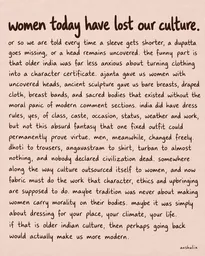
#> input picture evals/files/ai-quote-card.webp, 205 x 256 px, shrunk from 1122 x 1402 before the run
$ python glyph_consistency.py ../../evals/files/ai-quote-card.webp
#> lines starting #> are read from the running program, lines starting #| are printed output that depends on the picture
### font-from-image/scripts/common.py
"""Shared helpers for the font-from-image scripts."""
import json
import os
import numpy as np
from PIL import Image
from scipy import ndimage as ndi

UP = 8          # upscale factor used before tracing / composing
THR = 0.45      # ink threshold on the normalised ink map (0 = paper, 1 = solid ink)


def load_ink(path):
    """Return the image as a float ink map in [0, 1] (1 = ink). Accepts a prepared PNG or any image."""
#> called with path = '../../evals/files/ai-quote-card.webp'
    im = Image.open(path).convert("L")
    return 1.0 - np.asarray(im).astype(np.float32) / 255.0


# [59 lines left out: functions disk, glyph_gray, upscale_bitmap, trace_bitmap, embolden, read_transcript, not called in this run]


def save_json(obj, path):
    os.makedirs(os.path.dirname(path) or ".", exist_ok=True)
    json.dump(obj, open(path, "w"), indent=1)


def load_json(path):
    return json.load(open(path))

### font-from-image/scripts/glyph_consistency.py
"""Is this lettering a font, or hand/AI-drawn? Repeated letters from a font are pixel-identical
(apart from sub-pixel placement); handwriting and AI lettering vary from instance to instance.

The script takes a small template (the most common letter shape it can find, or a region you
give) and template-matches it across the image, then tiles the best matches side by side so you
can look at them, and prints the correlation scores.

Usage: glyph_consistency.py IMAGE [--region x0 y0 x1 y1] --out build/consistency.png

Read the result like this:
  - many matches above ~0.95 and the tiles look identical  -> a real font: use the identify path
  - matches mostly 0.8-0.93 and tiles differ in shape       -> drawn/AI lettering: create a font
Sub-pixel placement and JPEG/WebP noise alone keep scores around 0.93-0.97, so look at the tiles,
not just the numbers.
"""
import argparse
import os
import numpy as np
from PIL import Image
from numpy.lib.stride_tricks import sliding_window_view
from scipy import ndimage as ndi
from common import load_ink


def auto_region(ink):
    """Pick a small, blob-like connected component of typical size (likely an 'o', 'e', 'a' ...)."""
    lab, n = ndi.label(ink > 0.45)
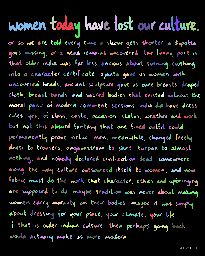
#> lab: shape (256, 205) int32; 1083 distinct labels, from 0 to 1082; one colour per label, 0 black
#> n = 1082
    objs = ndi.find_objects(lab)
#> objs = 1082 items
    cands = []
    for i, sl in enumerate(objs, 1):
        h = sl[0].stop - sl[0].start; w = sl[1].stop - sl[1].start
        area = (lab[sl] == i).sum()
        if h < 8 or w < 6:
            continue
        cands.append((h, w, area, sl))
#> this loop made 1082 passes
#> (h, w, area) on passes 1 to 3: (15, 18, 118), (16, 4, 32), (14, 7, 39)
#> after the loop, cands = 13 items
    if not cands:
        raise SystemExit("no components found; is the image prepared (dark ink on white)?")
    hs = np.array([c[0] for c in cands]); med = np.median(hs)
#> after `hs = np.array([c[0] for c in cands])`: hs = [15, 14, 14, 14, 15, 10, 9, 10, 16, 8, 8, 8, 8]
#> after `med = np.median(hs)`: med = 10
    # prefer components near the median height with a roughly square box (round letters)
    cands.sort(key=lambda c: abs(c[0] - med) / med + abs(c[1] / c[0] - 1.0))
    sl = cands[0][3]
    return sl[1].start - 1, sl[0].start - 1, sl[1].stop + 1, sl[0].stop + 1


def main():
    ap = argparse.ArgumentParser()
    ap.add_argument("image")
    ap.add_argument("--region", type=int, nargs=4, metavar=("X0", "Y0", "X1", "Y1"))
    ap.add_argument("--out", default="build/consistency.png")
    ap.add_argument("--top", type=int, default=24)
    a = ap.parse_args()

    ink = load_ink(a.image)
    x0, y0, x1, y1 = a.region if a.region else auto_region(ink)
#> x0 = 185; y0 = 20; x1 = 197; y1 = 32
    # a light blur makes the comparison robust to sub-pixel placement, JPEG noise and resampling,
    # so identical glyphs score near 1 while genuinely different shapes still do not
    ink = ndi.gaussian_filter(ink, sigma=1.0)
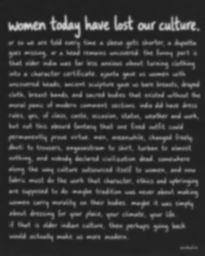
#> ink: shape (256, 205) float32; min 0.113, max 0.819, mean 0.211
    tpl = ink[y0:y1, x0:x1]
    th, tw = tpl.shape
#> th = 12; tw = 12
    t = tpl - tpl.mean(); tn = np.sqrt((t * t).sum()) + 1e-6
#> after `tn = np.sqrt((t * t).sum()) + 1e-06`: tn = 2.2
    win = sliding_window_view(ink, (th, tw))
    w = win - win.mean(axis=(2, 3), keepdims=True)
    res = (w * t).sum(axis=(2, 3)) / (np.sqrt((w * w).sum(axis=(2, 3))) * tn + 1e-6)
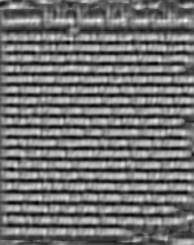
#> res: shape (245, 194) float32; min -0.828, max 1, mean -0.01; drawn with min black and max white
    mx = ndi.maximum_filter(res, size=(max(th // 2, 5), max(tw // 2, 5)))
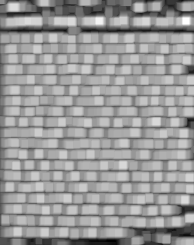
#> mx: shape (245, 194) float32; min -0.428, max 1, mean 0.432; drawn with min black and max white
    peaks = np.argwhere((res == mx) & (res > 0.6))
#> peaks = 195 pairs, first value 1 to 242, second value 9 to 191
    vals = sorted([(float(res[y, x]), int(x), int(y)) for y, x in peaks], reverse=True)[:a.top]
#> vals = 24 items, first 6: (1, 185, 20), (0.938, 98, 20), (0.802, 13, 6), (0.795, 27, 20), (0.79, 155, 121), (0.789, 70, 20)

    S = max(1, 120 // th)
#> S = 10
    sheet = Image.new("L", (tw * S * 12, th * S * ((len(vals) + 11) // 12)), 255)
#> sheet: PIL image 1440x240 L; every value is 255
    for i, (v, x, y) in enumerate(vals):
        tile = Image.fromarray((255 - ink[y:y + th, x:x + tw] * 255).astype(np.uint8)).resize((tw * S, th * S), Image.NEAREST)
        sheet.paste(tile, ((i % 12) * tw * S, (i // 12) * th * S))
#> this loop made 24 passes
#> (v, x, y) on passes 1 to 12: (1, 185, 20), (0.938, 98, 20), (0.802, 13, 6), (0.795, 27, 20), (0.79, 155, 121), (0.789, 70, 20), (0.788, 184, 199), (0.784, 122, 164), (0.773, 145, 20), (0.757, 32, 20), (0.75, 37, 20), (0.749, 189, 177)
#> pass 1, in main, `tile = Image.fromarray((255 - ink[y:y + th, x:x + tw] * 255).astype(np..`:
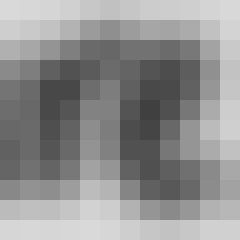
#> tile: PIL image 120x120 L (shown 2 times larger); min 64, max 217, mean 145.3
#> after the loop:
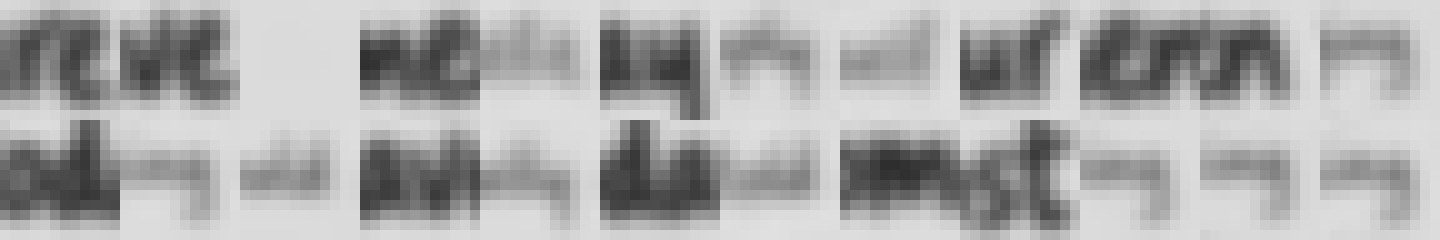
#> sheet: PIL image 1440x240 L; min 46, max 224, mean 171.1
#> after the loop:
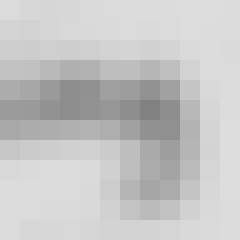
#> tile: PIL image 120x120 L (shown 2 times larger); min 129, max 221, mean 197.9
    os.makedirs(os.path.dirname(a.out) or '.', exist_ok=True)
    sheet.save(a.out)
    scores = [round(v, 3) for v, _, _ in vals]
#> scores = [1, 0.938, 0.802, 0.795, 0.79, 0.789, 0.788, 0.784, 0.773, 0.757, 0.75, 0.749, 0.741, 0.739, 0.737, 0.725, 0.725, 0.725, 0.725, 0.725, 0.725, 0.724, 0.724, 0.723]
    print(f"template {tw}x{th} at ({x0},{y0}); {len(vals)} matches -> {a.out}")
#| template 12x12 at (185,20); 24 matches -> build/consistency.png
    print("scores:", scores)
#| scores: [1.0, 0.938, 0.802, 0.795, 0.79, 0.789, 0.788, 0.784, 0.773, 0.757, 0.75, 0.749, 0.741, 0.739, 0.737, 0.725, 0.725, 0.725, 0.725, 0.725, 0.725, 0.724, 0.724, 0.723]
    strong = sum(1 for s in scores[1:] if s >= 0.96)
#> strong = 0
    print("verdict:", "repeats look identical - consistent with a real font (or very regular AI lettering)" if strong >= 4
          else "repeats vary - hand-drawn or AI lettering; no font to find",
          "- confirm by looking at the tiles. Only a matching candidate in identify.py proves a font exists.")
#| verdict: repeats vary - hand-drawn or AI lettering; no font to find - confirm by looking at the tiles. Only a matching candidate in identify.py proves a font exists.


if __name__ == "__main__":
    main()
